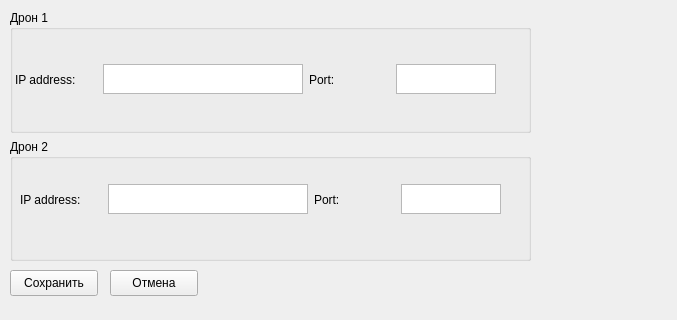
<?xml version="1.0" encoding="UTF-8"?>
<ui version="4.0">
 <class>conn_settings</class>
 <widget class="QWidget" name="conn_settings">
  <property name="geometry">
   <rect>
    <x>0</x>
    <y>0</y>
    <width>677</width>
    <height>320</height>
   </rect>
  </property>
  <property name="windowTitle">
   <string>Form</string>
  </property>
  <widget class="QWidget" name="verticalLayoutWidget">
   <property name="geometry">
    <rect>
     <x>10</x>
     <y>10</y>
     <width>521</width>
     <height>251</height>
    </rect>
   </property>
   <layout class="QVBoxLayout" name="verticalLayout">
    <item>
     <widget class="QGroupBox" name="groupBox">
      <property name="title">
       <string>Дрон 1</string>
      </property>
      <widget class="QWidget" name="horizontalLayoutWidget">
       <property name="geometry">
        <rect>
         <x>5</x>
         <y>29</y>
         <width>481</width>
         <height>81</height>
        </rect>
       </property>
       <layout class="QHBoxLayout" name="horizontalLayout_3">
        <item>
         <widget class="QLabel" name="Drone1IpAddressLbl">
          <property name="sizePolicy">
           <sizepolicy hsizetype="Minimum" vsizetype="Minimum">
            <horstretch>0</horstretch>
            <verstretch>0</verstretch>
           </sizepolicy>
          </property>
          <property name="text">
           <string>IP address:</string>
          </property>
         </widget>
        </item>
        <item>
         <widget class="QTextEdit" name="Drone1IpAdressTxtEdt">
          <property name="sizePolicy">
           <sizepolicy hsizetype="Minimum" vsizetype="Minimum">
            <horstretch>0</horstretch>
            <verstretch>0</verstretch>
           </sizepolicy>
          </property>
          <property name="maximumSize">
           <size>
            <width>200</width>
            <height>30</height>
           </size>
          </property>
         </widget>
        </item>
        <item>
         <widget class="QLabel" name="Drone1PortLbl">
          <property name="sizePolicy">
           <sizepolicy hsizetype="Minimum" vsizetype="Minimum">
            <horstretch>0</horstretch>
            <verstretch>0</verstretch>
           </sizepolicy>
          </property>
          <property name="text">
           <string>Port:</string>
          </property>
         </widget>
        </item>
        <item>
         <widget class="QTextEdit" name="Drone1PortTxtEdt">
          <property name="sizePolicy">
           <sizepolicy hsizetype="Minimum" vsizetype="Minimum">
            <horstretch>0</horstretch>
            <verstretch>0</verstretch>
           </sizepolicy>
          </property>
          <property name="maximumSize">
           <size>
            <width>100</width>
            <height>30</height>
           </size>
          </property>
         </widget>
        </item>
       </layout>
      </widget>
     </widget>
    </item>
    <item>
     <widget class="QGroupBox" name="groupBox_2">
      <property name="title">
       <string>Дрон 2</string>
      </property>
      <widget class="QWidget" name="horizontalLayoutWidget_2">
       <property name="geometry">
        <rect>
         <x>10</x>
         <y>30</y>
         <width>481</width>
         <height>61</height>
        </rect>
       </property>
       <layout class="QHBoxLayout" name="horizontalLayout_4">
        <item>
         <widget class="QLabel" name="Drone2IpAddressLbl">
          <property name="text">
           <string>IP address:</string>
          </property>
         </widget>
        </item>
        <item>
         <widget class="QTextEdit" name="Drone2IpAdressTxtEdt">
          <property name="sizePolicy">
           <sizepolicy hsizetype="Minimum" vsizetype="Minimum">
            <horstretch>0</horstretch>
            <verstretch>0</verstretch>
           </sizepolicy>
          </property>
          <property name="maximumSize">
           <size>
            <width>200</width>
            <height>30</height>
           </size>
          </property>
         </widget>
        </item>
        <item>
         <widget class="QLabel" name="Drone2PortLbl">
          <property name="text">
           <string>Port:</string>
          </property>
         </widget>
        </item>
        <item>
         <widget class="QTextEdit" name="Drone2PortTxtEdt">
          <property name="sizePolicy">
           <sizepolicy hsizetype="Minimum" vsizetype="Minimum">
            <horstretch>0</horstretch>
            <verstretch>0</verstretch>
           </sizepolicy>
          </property>
          <property name="maximumSize">
           <size>
            <width>100</width>
            <height>30</height>
           </size>
          </property>
         </widget>
        </item>
       </layout>
      </widget>
     </widget>
    </item>
   </layout>
  </widget>
  <widget class="QPushButton" name="setConnValuesBtn">
   <property name="geometry">
    <rect>
     <x>10</x>
     <y>270</y>
     <width>88</width>
     <height>26</height>
    </rect>
   </property>
   <property name="text">
    <string>Сохранить</string>
   </property>
  </widget>
  <widget class="QPushButton" name="cancel">
   <property name="geometry">
    <rect>
     <x>110</x>
     <y>270</y>
     <width>88</width>
     <height>26</height>
    </rect>
   </property>
   <property name="text">
    <string>Отмена</string>
   </property>
  </widget>
 </widget>
 <resources/>
 <connections/>
</ui>
